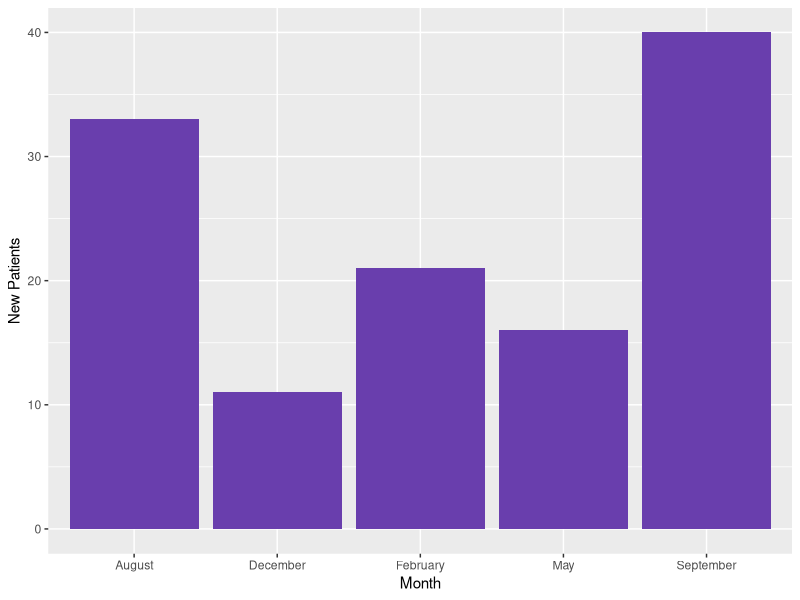
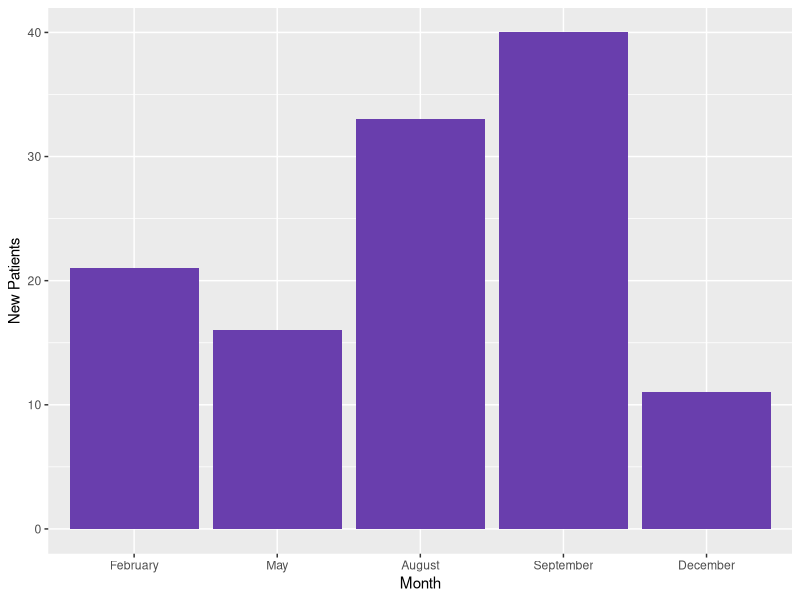
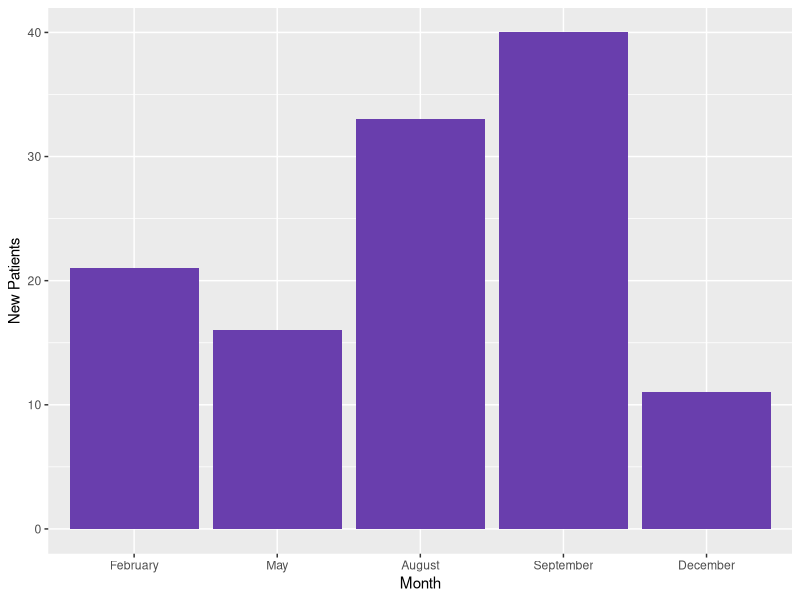
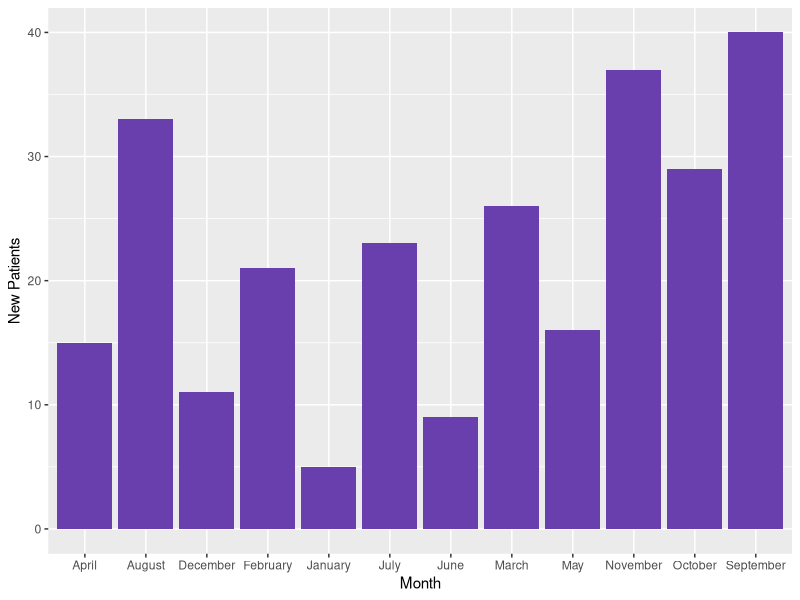
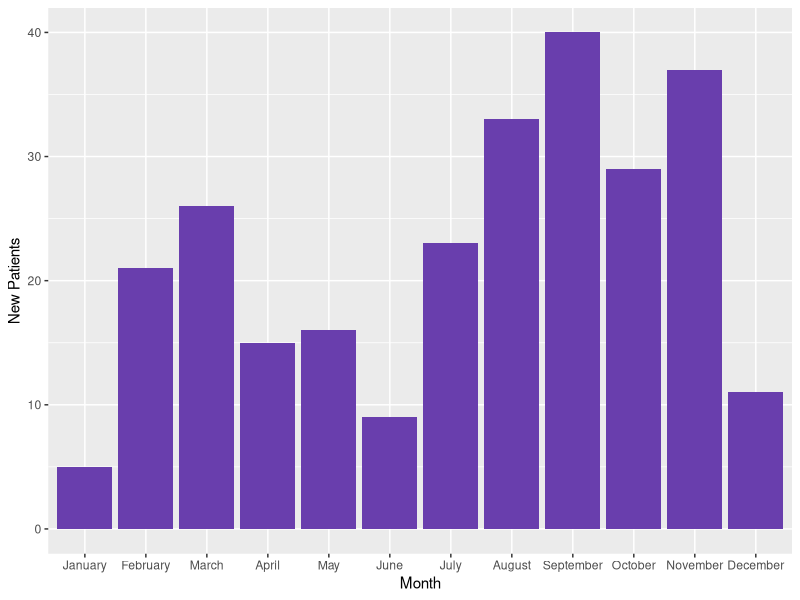
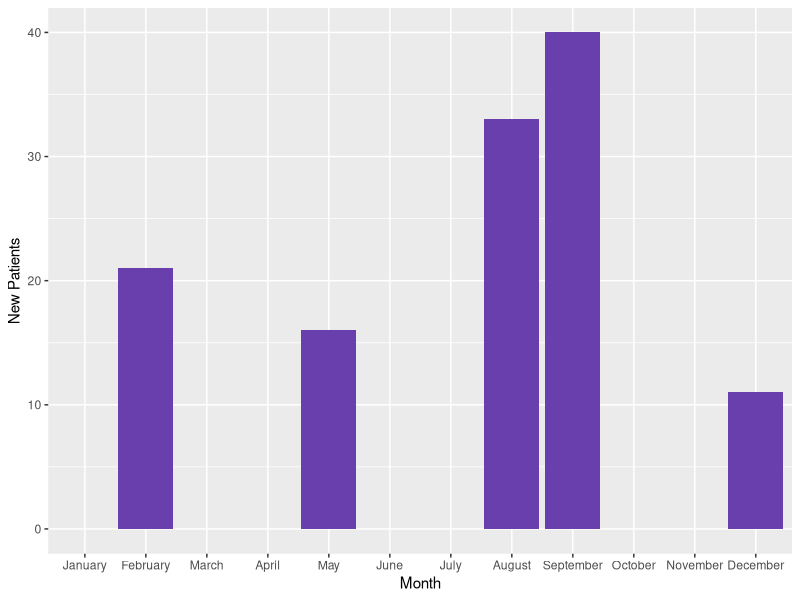

R code for these plots, in order:
#== Ordering Months: R Walkthrough ==#

# Loading in the appropriate libraries====
library(readr)
library(dplyr)
library(tidyr)
library(ggplot2)

# Loading the data into the environment====
Patients <- read_csv("data/Patients.csv")

#Let's look at the data set===
Patients

#We see that we have months here and a count for each of them. We decide we just want to make a simple bar chart of these counts.#

# Making a ggplot with the data "as-is"====
Patientgraph <- ggplot(Patients, aes(x = Month, y = `New Patients`)) +
  geom_bar(stat = "identity", fill = "#693ead")

# Let's view the graph===
Patientgraph

#The months are organized alphabetically. Ggplot does this automatically but we want this in chronological order.#

# We could fix this by manually setting the factors. To do this, we'd need to know the months we have in the dataset. This is done with the "unique" function===
unique(Patients$Month)

#We can see the order is (feb, may, aug, sept, dec).#
#We can do this manually. Doing it this way is cumbersome though because the spelling has to be exact, (capitalization, spelling, etc.)#

# Let's make a new data set called "patients2" that has this change====
Patients2 <- Patients %>%
  mutate(Month = factor(Month, levels = c("February","May","August","September","December")))

# Let's plot it again now===
Patientgraph2 <- ggplot(Patients2, aes(x = Month, y = `New Patients`)) +
  geom_bar(stat = "identity", fill= "#693ead")

# Let's view the graph now===
Patientgraph2

#This is exactly what we're looking for! But there's a better way to do this without having to write it out manually.#
#We can use the "month.name" constant that comes with base R to help us with this. This will only work if our months are formatted in the same way and spelled correctly. If your months are abbreviated, you can use the "month.abb" constant instead, as long as the formatting of your months match.# 

# Let's look at the "month.name" constant first before using it====
month.name

#This returns a vector of 12 strings. Each month of the year. Because this is already programmed into base R, this will help us to avoid cumbersome coding. If you notice, the months here are ordered chronologically instead of alphabetically which is what we want.#

#We want R to compare the months that we have present in our dataset to the months within the "month.name" constant. We'd like for R to order it this way as well (chronologically). We can do so by subsetting out relevant months that are present within our "Months" column in our data set. We do this with the %in% operator.#

# We'll do this with a new dataset called "Patients3"====
Patients3 <- Patients %>%
  mutate(Month = factor(Month, levels = month.name[month.name %in% unique(Month)]))

# Let's plot it again ===
Patientgraph3 <- ggplot(Patients3, aes(x = Month, y = `New Patients`)) +
  geom_bar(stat = "identity", fill= "#693ead")

# And view it===
Patientgraph3 

#Perfect! This would come in handy and save us a bit of time when trying to reorder our months. The code above tells R to only use the months in the "month.name" constant that are already present within our data set. We do this by subsetting (use of the square brackets) This signals R to look inside the month.name constant and only pull out the months that we need.#

#So what if you have a dataset that has every month in it already? Technically, your code can be even simpler than this. Let's have a look.#

# We'll load in a new dataset that has the complete year of records (12 Months) in it and name it "Patients_complete" ====
Patients_complete <- read_csv("data/Patients_complete.csv")

# Let's look at the dataset we have now===
Patients_complete

#We can see all of the 12 months are accounted for, capitalized, and spelled correctly. Let's graph it.#

# Plotting Patients_complete====
Patientgraph4 <- ggplot(Patients_complete, aes(x = Month, y = `New Patients`)) +
  geom_bar(stat = "identity", fill= "#693ead")

# Let's view it===
Patientgraph4

#All of our months are present, but again, ggplot ordered them alphabetically. We fix this by factoring again, but this time, because we have every month present and accounted for we can shorten our code a bit.#

# Refactoring for "Patients_complete" and storing it in a new dataset called "Patients4"====
Patients4 <- Patients_complete %>%
  mutate(Month = factor(Month, levels = month.name))

# Let's plot it now===
Patientgraph5 <- ggplot(Patients4, aes(x = Month, y = `New Patients`)) +
  geom_bar(stat = "identity", fill= "#693ead")

# And view it===
Patientgraph5

#Perfect! You can definitely use that code instead if you know that all of your months will be presented in your data set and spelled, capitalized properly, however, I would caution against this if you have a dataset that might change. Using the first version of factoring protects your program from throwing an error if all the months are not present in your data.

#So finally, what if you have a dataset that doesn't have all the months, but you want to show all of the months anyway (i.e, show zeros for months with no counts?). Let's go back to our first dataset "Patients".#

#Previously, we saw that the "Patients" dataset was missing the months January, April, March, June, July, October, and November.#
#To get these months on to the graph we have to create them. They currently don't exist in the data set. We should still consider these months valid data points for this purpose, but only with a count of zero. We can do this while storing the result into a new dataset called "Patients_modified" with the following code.#

# Adding missing months to the Patients_modified set by turning month.name constant into a tibble, joining it to the exiting data frame and filling in the "New Patients variable with "0"====
Patients_modified <- left_join(tibble("Month" = month.name),Patients, by = "Month") 
Patients_modified <- Patients_modified %>%
  mutate(`New Patients` = ifelse(is.na(`New Patients`),0,`New Patients`)) %>%
  mutate(Month = factor(Month, levels = month.name))

# Let's plot it now===
Patientgraph6 <- ggplot(Patients_modified, aes(x = Month, y = `New Patients`)) +
  geom_bar(stat = "identity", fill= "#693ead") 

#And view it===
Patientgraph6